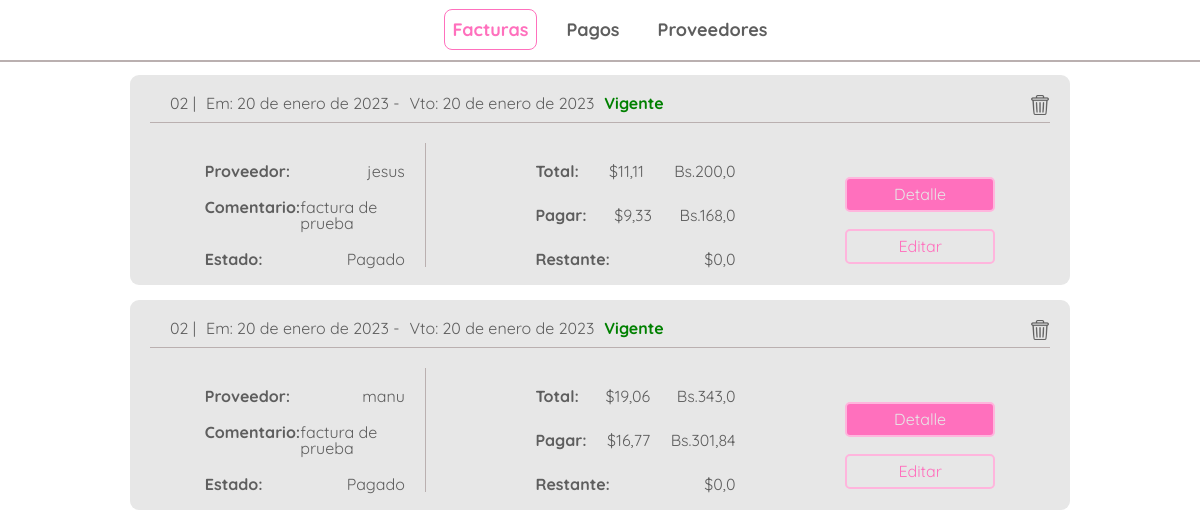
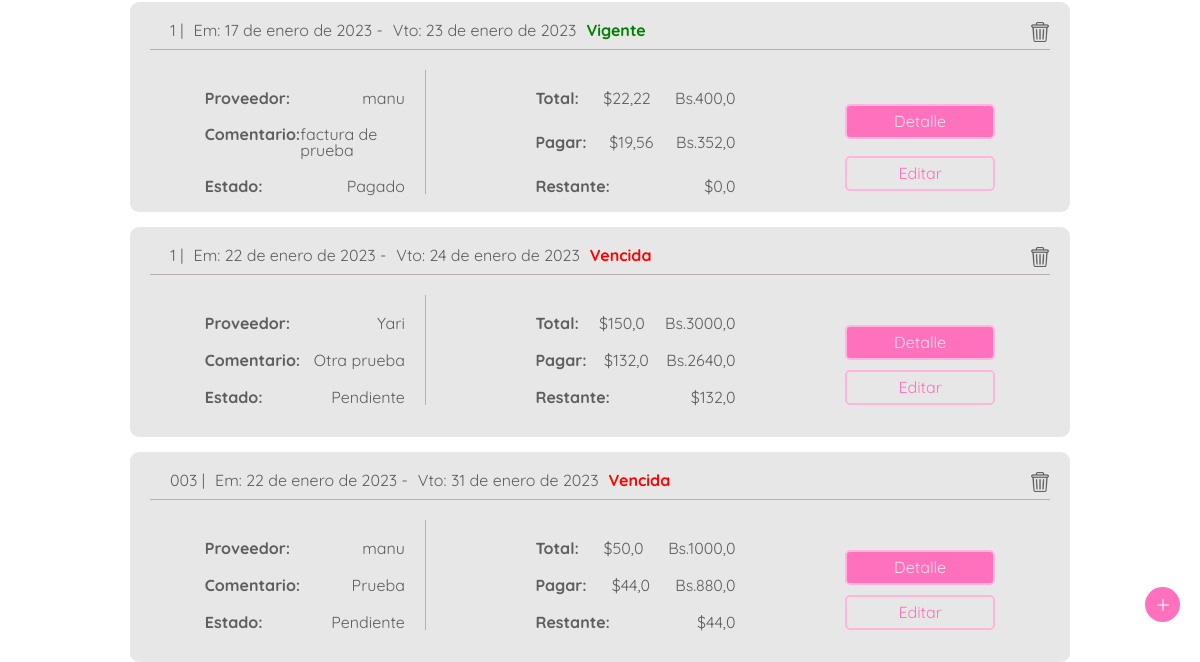
Before: / with the older database file (2 pictures, top to bottom).
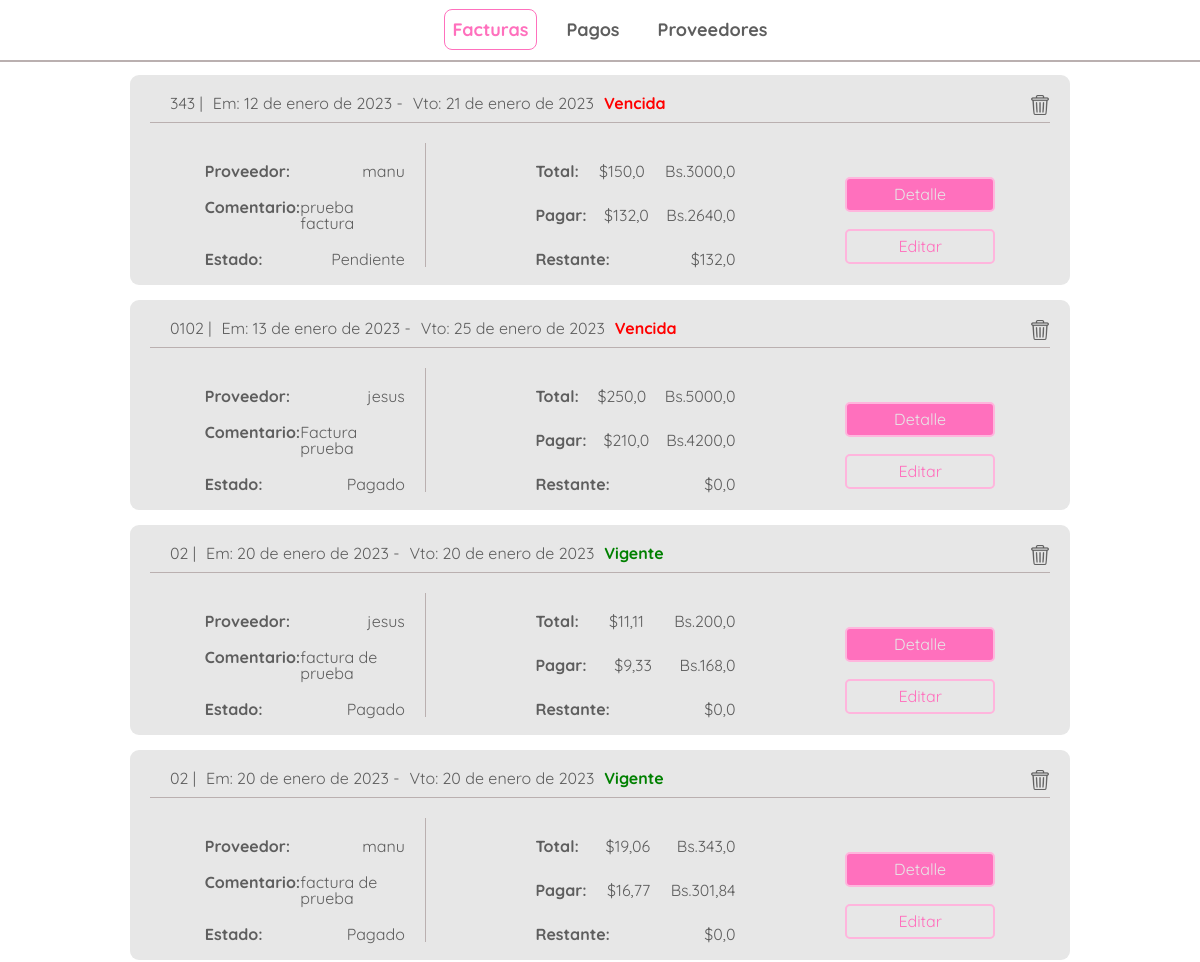
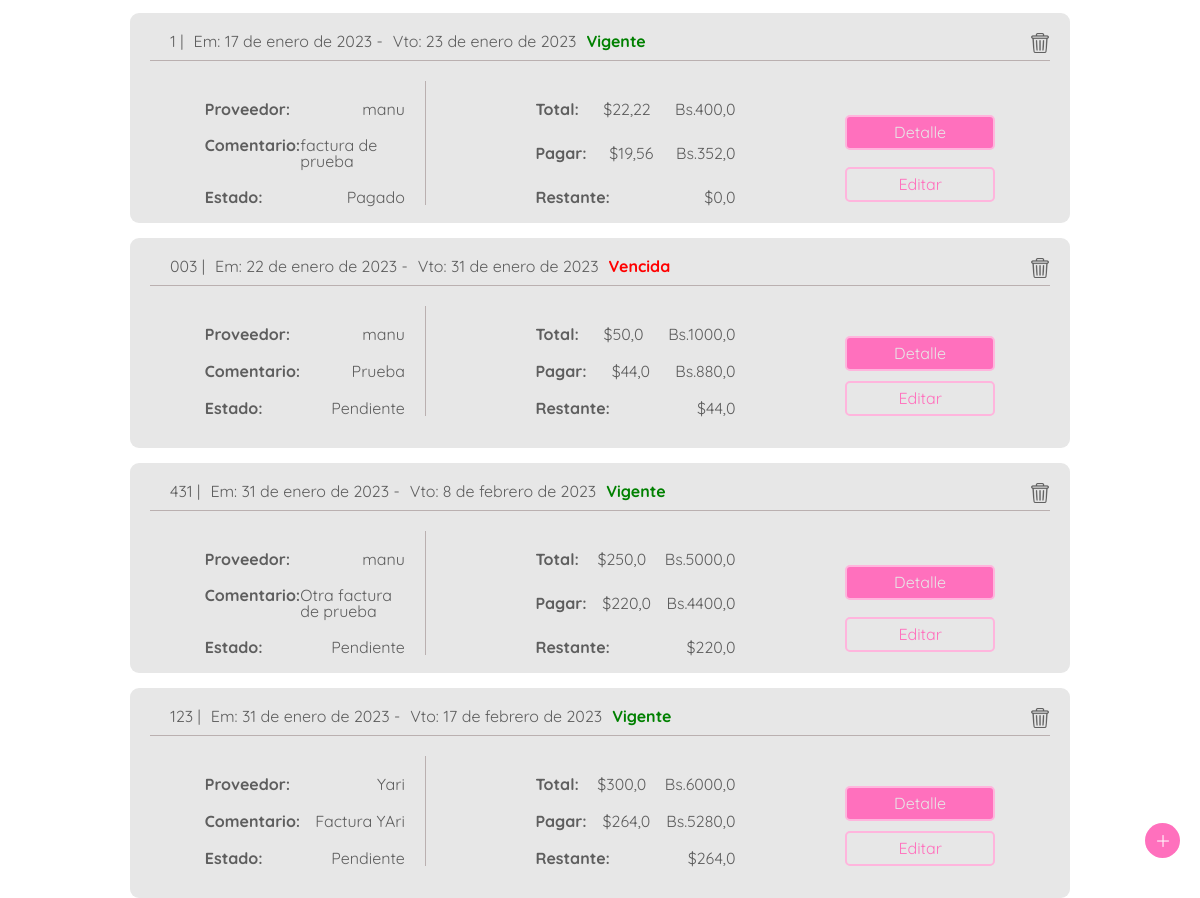
After: the same page with the newer database file (2 pictures, top to bottom).
### bills/models.py (models this page shows)
class Bill(models.Model):
    id = HashidAutoField(primary_key=True)
    bill_number = models.CharField(max_length=20,null=False)
    emission_date = models.DateField(default= django.utils.timezone.now)
    due_date = models.DateField(default= django.utils.timezone.now)
    provider = models.ForeignKey(Provider, on_delete=models.CASCADE, null=False)
    total_amount_bs = models.FloatField(default=0)
    sub_total_bs = models.FloatField(default=0)
    tax_bs = models.FloatField(default=0)
    retained_tax_bs = models.FloatField(default=0)
    amount_to_pay_bs = models.FloatField(default=0)
    exchange_rate = models.FloatField(default=0)
    total_amount_dollar = models.FloatField(default=0)
    amount_to_pay_dollar = models.FloatField(default=0)
    paid = models.BooleanField(default='False')
    note = models.CharField(max_length=200, default='')
    rest_to_pay_dollar = models.FloatField(default=0)
    overdue = models.FloatField(default=False)

### providers/models.py (models this page shows)
class Provider(models.Model):
    id = HashidAutoField(primary_key=True)
    rif = models.CharField(max_length=15)
    name = models.CharField(max_length=70)
    nickname = models.CharField(max_length= 70)
    TAXES = [
        ('0','0% tax retained'),
        ('75','75% tax retained'),
        ('100','100% tax retained'),
    ]
    taxtype = models.CharField(max_length=3, choices=TAXES)
    dollar_debt = models.FloatField(default=0)

### bills/views.py (the view)
# urls.py: path('', views.index, name='index'),
def index(request):
    bills_list = Bill.objects.all().order_by('-overdue','due_date')
    check_overdue_bill(bills_list)
    request = reset_messages(request)
    return render(request, 'bills/index.html',{
        'bills_list': bills_list,
    })

### bills/views.py (called while the page is built)
def check_overdue_bill(bills_list):
    today = datetime.date.today()
    for i in bills_list:
        if today > i.due_date and i.paid == False:
            i.overdue = True
            i.save()

def reset_messages(request):
    try :
        aux = request.session['message_shown']
    except KeyError:
        request.session['message_shown'] = False
        request.session['message'] = ''
    else:
        if not request.session['message_shown'] :
            request.session['message_shown'] = True
        else:
            request.session['message'] = ''
        return request

### bills/templates/bills/index.html (shortened to what this page needs)
{% extends 'bills/header.html' %}
{% block content %}
{% load static %}
<body>
<div class="bills">
    <div class="bills-container">
        {% for bill in bills_list %}
        <div class="bill-content">
            <div class="bill-head">
                <div class="bill-head-left">
                    <p>{{bill.bill_number}}   |</p>
                    <p>Em: {{bill.emission_date}}  -</p>
                    <p>Vto: {{bill.due_date}}</p>
                    {% if bill.overdue %}
                    <p class="debt">Vencida</p>
                    {% else %}
                    <p class="paid">Vigente</p>
                    {% endif %}
                </div>
                <div class="bill-head-right">
                    <figure>
                        <a href="{% url 'bills:delete_bill'  bill.id %}" >
                            <img src="{% static 'bills/images/trash.png'  %}" alt="trash" class="trash">
                        </a>
                    </figure>
                </div>
            </div>
            <div class="bill-body">
                <div class="bill-body-sub-left">
                    <div class="bill-detail">
                        <p>Proveedor:</p>
                        <p>{{bill.provider.nickname}}</p>
                    </div>
                    <div class="bill-detail">
                        <p>Comentario:</p>
                        <p>{{bill.note}}</p>
                    </div>
                    <div class="bill-detail">
                        <p>Estado:</p>
                        {% if bill.paid %}
                        <p>Pagado</p>
                        {% else %}
                        <p>Pendiente</p>
                        {% endif %}
                    </div>
                </div>
                <div class="bill-body-sub">
                    <div class="bill-detail">
                        <p>Total:</p>
                        <p>${{bill.total_amount_dollar}}</p>
                        <p>Bs.{{bill.total_amount_bs}}</p>
                    </div>
                    <div class="bill-detail">
                        <p>Pagar:</p>
                        <p>${{bill.amount_to_pay_dollar}}</p>
                        <p>Bs.{{bill.amount_to_pay_bs}}</p>
                    </div>
                    <div class="bill-detail">
                        <p>Restante:</p>
                        <p>${{bill.rest_to_pay_dollar}}</p>
                    </div>
                </div>
                <div class="bill-body-buttons">
                    <a href="{% url 'bills:bill_detail'  bill.id %}" class="link-primary-button">Detalle</a>
                    <a href="{% url 'bills:update_bill'  bill.id %}" class="link-secondary-button">Editar</a>
                </div>
            </div>
        </div>
        {% endfor %}
    </div>
    <div class="add">
        <figure class="figure">
            <img src="{% static 'bills/images/plus.png'  %}" alt="new-bill">
        </figure>
    </div>
</div>
</body>
{% endblock %}

### bills/templates/bills/header.html (shortened to what this page needs)
{% load static %}
<!DOCTYPE html>
<html lang="es">
<head>
    <link rel="stylesheet" href="{% static 'bills/css/reset.css' %}">
    <link rel="stylesheet" href="{% static 'bills/css/style.css' %}">
</head>
<body>
    <header>
        <nav class="navbar">
            <figure class="mobile-menu-link">
            </figure>
            <ul class="main-nav">
                <li><a href="{% url 'bills:index'%}" class="bill-nav">Facturas</a></li>
                <li><a href="{% url 'payments:index'%}" class="payment-nav">Pagos</a></li>
                <li><a href="{% url 'providers:index'%}" class="provider-nav">Proveedores</a></li>
            </ul>
        </nav>
    </header>
    {% block content %}
    {% endblock %}
</body>
</html>

### bills/static/bills/css/style.css (style rules this page uses)
:root { --font-color: #5E5E5E; --primary-pink: #FFB5DD; --secondary-pink: #FF70BD; --division: #BAB0B0; --backgorund: #FFFFFF; --white: #e7e7e7; --black: #000000; --sm: 14px; --md: 16px; --lg: 18px; }
body { font-family: 'Quicksand', sans-serif; margin: 0; color: var(--font-color); background: var(--backgorund); }
nav { position: fixed; top: 0px; width: 100%; display: flex; border-bottom: var(--division) 2px solid ; justify-content: center; background: var(--backgorund); z-index: 15; }
nav figure { width: 50px; height: 50px; }
.main-nav { display: flex; padding: 0; margin: 0; list-style: none; align-items: center; height: 60px; margin-left: -50px; }
.main-nav li { margin-left: 20px; }
.bill-nav, .payment-nav, .provider-nav { text-decoration: none; color: var(--font-color); border: var(--backgorund) 1px solid; border-radius: 8px; padding: 8px; font-weight: bold; font-size: var(--lg); }
.navbar-selected { color: var(--secondary-pink); border: var(--secondary-pink) 1px solid; }
.bills { width: 100%; height: 100vh; display: grid; place-items: center; position: relative; margin-top: 60px; }
.bills-container { display: grid; grid-template-rows: auto 1fr auto; width: 80%; place-items: center; }
.bill-content, .bill-content-p { width: 900px; display: flex; flex-direction: column; height: 170px; border-radius: 9px; background: var(--white); margin-top: 15px; padding: 20px; }
.bill-head { display: flex; justify-content: space-between; border-bottom: var(--division) 1px solid; margin-bottom: 5px; padding-bottom: 5px; }
.bill-head-left { display: flex; justify-content: space-between; margin-left: 10px; }
.bill-head-left p { margin-left: 10px; }
.bill-head-right figure { margin: 0; }
.bill-head-right figure img { width: 20px; height: 20px; opacity: 60%; }
.bill-body { display: flex; justify-content: space-around; margin-top: 15px; }
.bill-body p:nth-child(1) { font-weight: bold; }
.bill-body-sub, .bill-body-sub-p, .bill-body-sub-provider, .bill-body-sub-left, .bill-body-sub-left-p, .bill-body-sub-left-provider { display: flex; flex-direction: column; justify-content: space-between; width: 200px; }
.bill-body-sub-left, .bill-body-sub-left-p, .bill-body-sub-left-provider { border-right: var(--division) 1px solid; padding-right: 20px; }
.bill-detail { display: flex; justify-content: space-between; margin-top: 20px; }
.bill-body-buttons { display: flex; flex-direction: column; justify-content: space-around; margin-top: 20px; width: 150px; }
.bill-body-buttons a, .form-calc div a { display: block; box-sizing: border-box; height: 35px; text-align: center; padding-top: 7px; margin-top: 10px; border-radius: 5px; border: var(--primary-pink) 2px solid; text-decoration: none; }
.link-primary-button { background: var(--secondary-pink); color: var(--white); font-size: var(--md); border: var(--secondary-pink) 1px solid; }
.link-secondary-button { background: var(--white); color: var(--secondary-pink); }
.add { position: fixed; right: 45px; bottom: 5vh; }
.figure { width: 35px; height: 35px; border-radius: 50%; background: var(--secondary-pink); display: grid; place-items: center; position: fixed; right: 20px; bottom: 5vh; }
.add figure img { width: 12px; height: auto; opacity: 100%; }
.paid { color: green; font-weight: bold; margin-left: 5px; }
.debt { color: red; font-weight: bold; margin-left: 5px; }

Changed rows visible on the page:
removed Bill: bill_number "1", emission_date "22 de enero de 2023", due_date "24 de enero de 2023", overdue "Vencida", provider.nickname "Yari", note "Otra prueba", paid "Pendiente", total_amount_dollar "150,0", total_amount_bs "3000,0", amount_to_pay_dollar "132,0", amount_to_pay_bs "2640,0", rest_to_pay_dollar "132,0"
added Bill: bill_number "343", emission_date "12 de enero de 2023", due_date "21 de enero de 2023", overdue "Vencida", provider.nickname "manu", note "prueba factura", paid "Pendiente", total_amount_dollar "150,0", total_amount_bs "3000,0", amount_to_pay_dollar "132,0", amount_to_pay_bs "2640,0", rest_to_pay_dollar "132,0"
added Bill: bill_number "0102", emission_date "13 de enero de 2023", due_date "25 de enero de 2023", overdue "Vencida", provider.nickname "jesus", note "Factura prueba", paid "Pagado", total_amount_dollar "250,0", total_amount_bs "5000,0", amount_to_pay_dollar "210,0", amount_to_pay_bs "4200,0", rest_to_pay_dollar "0,0"
added Bill: bill_number "431", emission_date "31 de enero de 2023", due_date "8 de febrero de 2023", overdue "Vigente", provider.nickname "manu", note "Otra factura de prueba", paid "Pendiente", total_amount_dollar "250,0", total_amount_bs "5000,0", amount_to_pay_dollar "220,0", amount_to_pay_bs "4400,0", rest_to_pay_dollar "220,0"
added Bill: bill_number "123", emission_date "31 de enero de 2023", due_date "17 de febrero de 2023", overdue "Vigente", provider.nickname "Yari", note "Factura YAri", paid "Pendiente", total_amount_dollar "300,0", total_amount_bs "6000,0", amount_to_pay_dollar "264,0", amount_to_pay_bs "5280,0", rest_to_pay_dollar "264,0"
